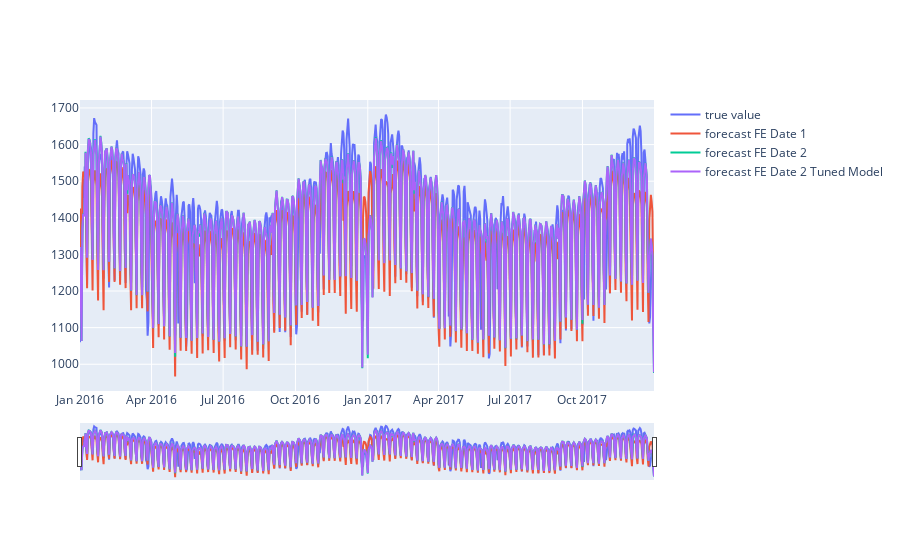

The cell this chart's notebook holds for it:
### Code cell
fig = go.Figure([go.Scatter(name = 'true value',x=df_test['Date'], y=df_test['Consumption'])])
fig.add_trace(go.Scatter(name = 'forecast FE Date 1',x=df_test['Date'], y=df_test['y_pred']))
fig.add_trace(go.Scatter(name = 'forecast FE Date 2',x=df_test['Date'], y=df_test['y_pred_2']))
fig.add_trace(go.Scatter(name = 'forecast FE Date 2 Tuned Model',x=df_test['Date'], y=df_test['y_pred_3']))
fig.update_xaxes(rangeslider_visible=True)
fig.show()

### Figure 1 — Plotly figure (JSON) as saved in the notebook; plotly's stock layout.template omitted (floating-point values rounded to 4 significant figures; data arrays with more than 128 entries replaced by an {"elided": "..."} marker saying what was removed)
{"data": [{"name": "true value", "type": "scatter", "x": {"elided": "731 str values"}, "y": {"elided": "731 float values"}}, {"name": "forecast FE Date 1", "type": "scatter", "x": {"elided": "731 str values"}, "y": {"elided": "731 float values"}}, {"name": "forecast FE Date 2", "type": "scatter", "x": {"elided": "731 str values"}, "y": {"elided": "731 float values"}}, {"name": "forecast FE Date 2 Tuned Model", "type": "scatter", "x": {"elided": "731 str values"}, "y": {"elided": "731 float values"}}], "layout": {"xaxis": {"rangeslider": {"visible": true}}}}
